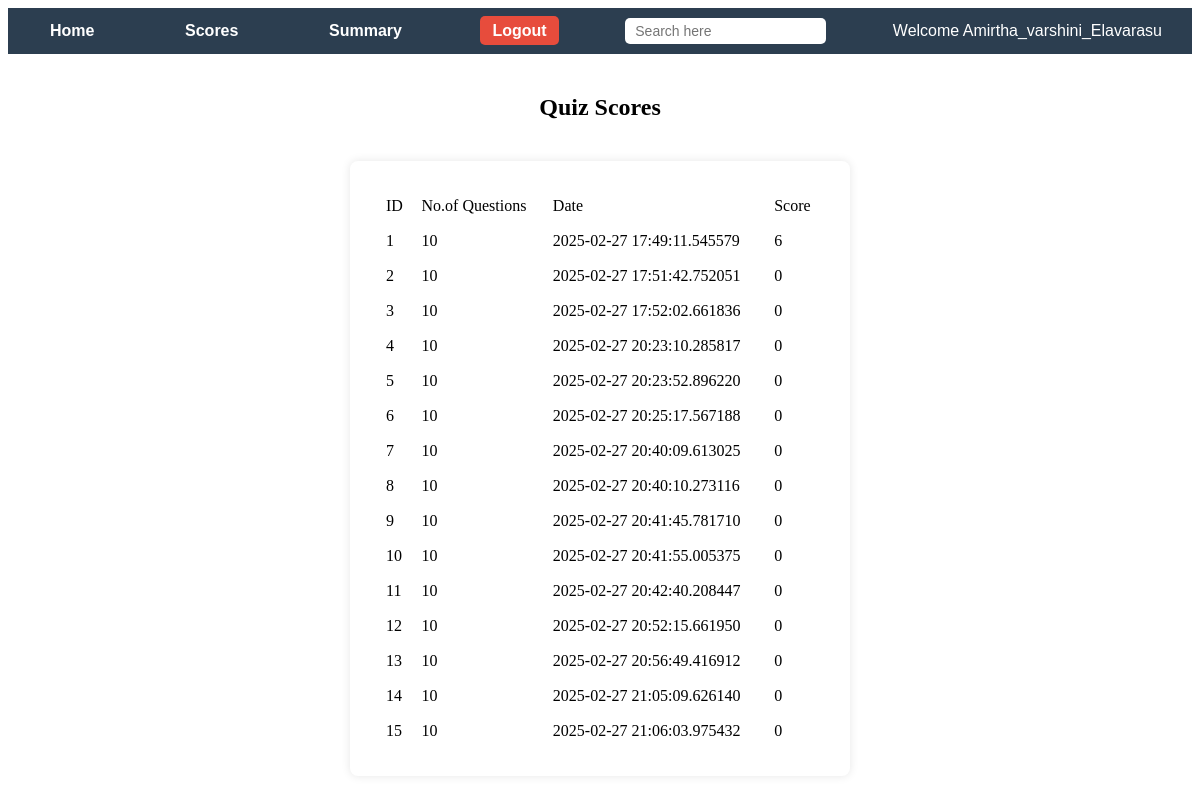
Screenshot of /scores (signed in) with the database file from the repository.
### models.py (models this page shows)
class Scores(data.Model):
    __tablename__="score"
    score_id=data.Column(data.Integer,primary_key=True)
    quiz_score_id=data.Column(data.Integer,data.ForeignKey('quizzes.quiz_id'),nullable=False)
    user_score_id=data.Column(data.Integer,data.ForeignKey('user.id'),nullable=False)
    score_time_stamp=data.Column(data.DateTime,nullable=False)
    score_total=data.Column(data.Integer,nullable=False)
    No_of_question=data.Column(data.Integer,nullable=False)

### app.py (the view)
@application.route('/scores',methods=['GET','POST'])
def scores():
    if 'name' not in session:
        flash('please login')
        return redirect(url_for('Login'))
    user_id=session['user']
    scores=Scores.query.filter_by(user_score_id=user_id).all()
    return render_template('user_scores.html',scores=scores)

### templates/user_scores.html (shortened to what this page needs)
{% extends 'index.html' %}
{% block navbar %}
{% include 'user-navbar.html' %}
{% endblock %}
{% block content %}
<center>
    <h2> Quiz Scores</h2>
    <table>
        <div>
            <tr>
            <td>ID</td>
            <td>No.of Questions</td>
            <td>Date</td>
            <td>Score</td>
            </tr>
            {% for  score in  scores %}
            <tr>
            <td>{{ score.score_id }}</td>
            <td>{{score.No_of_question}}</td>
            <td>{{score.score_time_stamp}}</td>
            <td>{{score.score_total}}</td>
            </tr>
            {% endfor %}
        </div>
    </table>
</center>
{% endblock %}

### static/style.css (style rules this page uses)
#index-page center { display: flex; flex-direction: column; align-items: center; justify-content: center; height: auto; padding: 20px; }
#index-page table { width: 100%; max-width: 500px; margin: 20px auto; border-spacing: 15px; background-color: #fff; padding: 20px; border-radius: 8px; box-shadow: 0 0 10px rgba(0, 0, 0, 0.1); }

### rows the page displays
Scores: score_id "1", No_of_question "10", score_time_stamp "2025-02-27 17:49:11.545579", score_total "6"
Scores: score_id "2", No_of_question "10", score_time_stamp "2025-02-27 17:51:42.752051", score_total "0"
Scores: score_id "3", No_of_question "10", score_time_stamp "2025-02-27 17:52:02.661836", score_total "0"
Scores: score_id "4", No_of_question "10", score_time_stamp "2025-02-27 20:23:10.285817", score_total "0"
Scores: score_id "5", No_of_question "10", score_time_stamp "2025-02-27 20:23:52.896220", score_total "0"
Scores: score_id "6", No_of_question "10", score_time_stamp "2025-02-27 20:25:17.567188", score_total "0"
Scores: score_id "7", No_of_question "10", score_time_stamp "2025-02-27 20:40:09.613025", score_total "0"
Scores: score_id "8", No_of_question "10", score_time_stamp "2025-02-27 20:40:10.273116", score_total "0"
Scores: score_id "9", No_of_question "10", score_time_stamp "2025-02-27 20:41:45.781710", score_total "0"
Scores: score_id "10", No_of_question "10", score_time_stamp "2025-02-27 20:41:55.005375", score_total "0"
Scores: score_id "11", No_of_question "10", score_time_stamp "2025-02-27 20:42:40.208447", score_total "0"
Scores: score_id "12", No_of_question "10", score_time_stamp "2025-02-27 20:52:15.661950", score_total "0"
Scores: score_id "13", No_of_question "10", score_time_stamp "2025-02-27 20:56:49.416912", score_total "0"
Scores: score_id "14", No_of_question "10", score_time_stamp "2025-02-27 21:05:09.626140", score_total "0"
Scores: score_id "15", No_of_question "10", score_time_stamp "2025-02-27 21:06:03.975432", score_total "0"

### other values shown
{{ session['name'] }} "Amirtha_varshini_Elavarasu"
